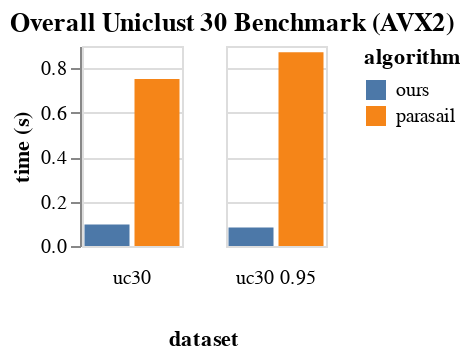

Notebook code cell kept with this figure:
### Code cell
alt.Chart(data, title = "Overall Uniclust 30 Benchmark (AVX2)").mark_bar().encode(
    x = alt.X("algorithm", axis = None),
    y = alt.Y("time", axis = alt.Axis(title = "time (s)")),
    column = alt.Column("dataset", header = alt.Header(orient = "bottom")),
    color = "algorithm"
).properties(
    width = 50,
    height = 100
)

### Figure 1 — Vega-Lite specification as saved in the notebook (floating-point values rounded to 4 significant figures)
{"config": {"view": {"continuousWidth": 400, "continuousHeight": 300}}, "data": {"name": "data-91606a8dd9de77bba3ee7ec763699a3d"}, "mark": "bar", "encoding": {"color": {"type": "nominal", "field": "algorithm"}, "column": {"type": "nominal", "field": "dataset", "header": {"orient": "bottom"}}, "x": {"type": "nominal", "axis": null, "field": "algorithm"}, "y": {"type": "quantitative", "axis": {"title": "time (s)"}, "field": "time"}}, "height": 100, "title": "Overall Uniclust 30 Benchmark (AVX2)", "width": 50, "$schema": "https://vega.github.io/schema/vega-lite/v4.8.1.json", "datasets": {"data-91606a8dd9de77bba3ee7ec763699a3d": [{"algorithm": "ours", "dataset": "uc30", "time": 0.09653}, {"algorithm": "ours", "dataset": "uc30 0.95", "time": 0.08285}, {"algorithm": "parasail", "dataset": "uc30", "time": 0.7511}, {"algorithm": "parasail", "dataset": "uc30 0.95", "time": 0.8714}]}}
